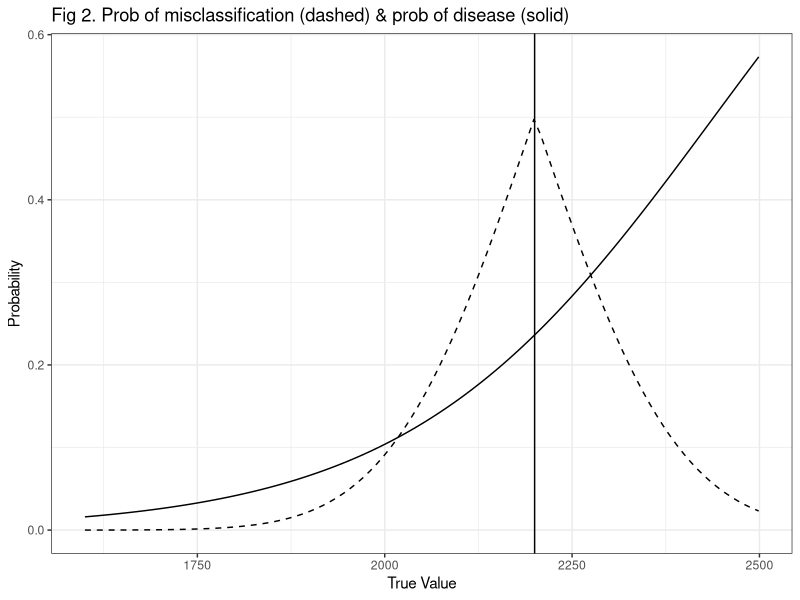
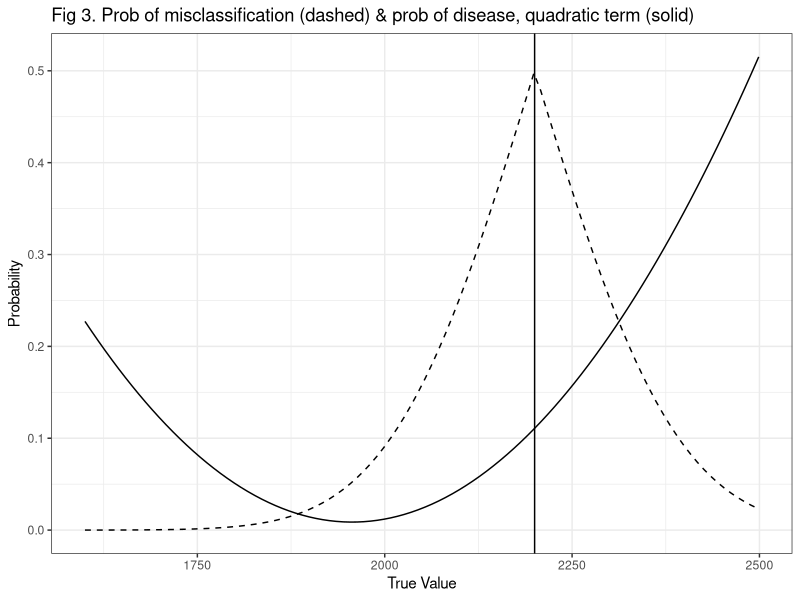

Here is the R script that generated these plots, in order: (Note: this script raises an error after producing the figures.)
## ---- chunk 1
knitr::opts_chunk$set(echo = TRUE)
library(ggplot2)
library(tidyverse)
## ---- chunk 2
pop0 <- tibble(E = as.integer(seq(from = 1600, to = 2499, length.out = 100)), 
               Eerror = rnorm(100, mean = 0, sd = 150), 
               Eprime = E + Eerror, 
               E_high = ifelse(E > 2200, 1, 0), 
               Eprime_high = ifelse(Eprime > 2200,1, 0),
               E_mis = ifelse(E_high != Eprime_high, 1, 0), 
               D = rbinom(n = 100, size = 1, p = plogis(-10 + 0.004*E))
               )

sp1 <- ggplot(pop0, aes(x = E, y = Eprime)) + geom_point() + scale_x_continuous(limits = c(1400, 2600), breaks = seq(1400,2600, 200)) + scale_y_continuous(limits = c(1200, 2800), breaks = seq(1200,2800, 200)) + theme_bw()

Figure1a <- sp1 + labs(title = "Cutpoint of 2,000", x = "True Value", y = "Measured Value") + geom_vline(xintercept = 2000) + geom_hline(yintercept = 2000, linetype = "dashed") 
# Figure1a

Figure1b <- sp1 + labs(title = "Original scenario (n = 100)", x = "True Value", y = "Measured Value") + geom_vline(xintercept = 2200) + geom_hline(yintercept = 2200, linetype = "dashed")
# Figure1b
## ---- chunk 3
# A. a = -4.5, b = 0.0019 
pop1 <- tibble(
  E = as.integer(runif(100, 1600, 2499)), 
  Eerror = rnorm(100, mean = 0, sd = 100), 
  Eprime = E + Eerror, 
  E_high = ifelse(E > 2200, 1, 0), 
  Eprime_high = ifelse(Eprime > 2200,1, 0), 
  E_mis = ifelse(E_high != Eprime_high, 1, 0),
  DA = as.factor(rbinom(n = 100, size = 1, p = plogis(-4.5 + 0.0019*E))),
  DB = as.factor(rbinom(n = 100, size = 1, p = plogis(-8.0 + 0.0035*E))),
  DC = as.factor(rbinom(n = 100, size = 1, p = plogis(-16.0 + 0.0072*E)))
  )

Scatter1A <- ggplot(pop1, aes(x = E, y = Eprime, color = DA)) + geom_point() + scale_x_continuous(limits = c(1400, 2800), breaks = seq(1400, 2800, 200)) + scale_y_continuous(limits = c(1400, 2800), breaks = seq(1400,2800, 200)) + theme_bw() + labs(title = "Original scenario (n = 100), RR = 1.66", x = "True Value", y = "Measured Value", color = "Disease") + geom_vline(xintercept = 2200) + geom_hline(yintercept = 2200, linetype = "dashed")


Scatter1B <- ggplot(pop1, aes(x = E, y = Eprime, color = DB)) + geom_point() + scale_x_continuous(limits = c(1400, 2800), breaks = seq(1400, 2800, 200)) + scale_y_continuous(limits = c(1400, 2800), breaks = seq(1400,2800, 200)) + theme_bw() + labs(title = "Original scenario (n = 100), RR = 2.49", x = "True Value", y = "Measured Value", color = "Disease") + geom_vline(xintercept = 2200) + geom_hline(yintercept = 2200, linetype = "dashed")

Scatter1C <- ggplot(pop1, aes(x = E, y = Eprime, color = DC)) + geom_point() + scale_x_continuous(limits = c(1400, 2800), breaks = seq(1400, 2800, 200)) + scale_y_continuous(limits = c(1400, 2800), breaks = seq(1400,2800, 200)) + theme_bw() + labs(title = "Original scenario (n = 100), RR = 5.00", x = "True Value", y = "Measured Value ") + geom_vline(xintercept = 2200) + geom_hline(yintercept = 2200, linetype = "dashed")
## ---- chunk 4
# expected probability of disease 
prob_D <- glm(D ~ E, data = pop0, family = binomial)
expected_pD <- predict(prob_D, pop0, type = "response")

# probability of misclassification
pop0$E_diff <- abs(pop0$E-2200)
pop0$a <- 1 - pnorm(pop0$E_diff, 0, 150)
# ggplot(pop, aes(x = E, y = a))+ geom_line() + geom_vline(xintercept = 2200) + theme_bw()

# Figure 2
ggplot(pop0, aes(x = E)) + geom_line(aes(y = expected_pD)) + geom_line(aes(y = a), linetype = 2) + geom_vline(xintercept = 2200) + theme_bw() + labs(title = "Fig 2. Prob of misclassification (dashed) & prob of disease (solid)", x = "True Value", y = "Probability")

# expected probability of disease p as a quadratic function of E
pop0$expected_pD_quad <- 6.592 - 0.00673*pop0$E + 0.00000172*(pop0$E**2)

# Figure 3:
ggplot(pop0, aes(x = E)) + geom_line(aes(y = expected_pD_quad)) + geom_line(aes(y = a), linetype = 2) + geom_vline(xintercept = 2200) + theme_bw() + labs(title = "Fig 3. Prob of misclassification (dashed) & prob of disease, quadratic term (solid)", x = "True Value", y = "Probability")

# probability of misclassification, varied SD to match simulation conditions
pop0$a100 <- 1 - pnorm(pop0$E_diff, 0, 100)
pop0$a300 <- 1 - pnorm(pop0$E_diff, 0, 300)
pop0$a500 <- 1 - pnorm(pop0$E_diff, 0, 500)
mis_plot <- ggplot(pop0, aes(x = E)) + geom_line(aes(y = expected_pD), color = "darkgrey") + geom_line(aes(y = a), linetype = 2) + geom_line(aes(y = a100), color = "green") + geom_line(aes(y = a300), color = "green3") + geom_line(aes(y = a500), color = "darkgreen") + geom_vline(xintercept = 2200) + theme_bw() + labs(title = "Prob of misclassification & prob of disease (solid)", x = "True Value", y = "Probability")

## ---- chunk 5
Nsigma <- 3 # number of measurement error SD values - maybe this can come from MEsigma length?
MEsigma <- c(100, 300, 500) # values of measurement errors 

flegal_sim <- function(N, Emin, Emax, cutpt, a, b, Nsigma, MEsigma, Nsims){
  # initialize variables that we want to keep
  Se_all <- c()
  Se_D1 <- c()
  Se_D0 <- c()
  Sp_all <- c()
  Sp_D1 <- c()
  Sp_D0 <- c()
  RR_true <- c()
  RR_obs <- c()
  
    # fixed exposure values and disease status. Using seq to ensure same numbers every time
  E <- as.integer(seq(from = Emin, to = Emax, length.out = N))
  D <- rbinom(n = N, size = 1, p = plogis(a + b*E)) 
  
  for (j in 1:Nsigma){
    MEsig <- MEsigma[j]
  
    for (i in 1:Nsims){
      Eerror <- rnorm(N, mean = 0, sd = MEsig)
      Eprime <- E + Eerror
      E_high <- ifelse(E > cutpt, 1, 0)
      Eprime_high <- ifelse(Eprime > cutpt, 1, 0)
    
      Se_all[i] <- sum(Eprime_high==1 & E_high==1)/sum(E_high==1)
      Se_D1[i] <- sum(Eprime_high[D==1]==1 & E_high[D==1]==1)/sum(E_high[D==1]==1)
      Se_D0[i] <- sum(Eprime_high[D==0]==1 & E_high[D==0]==1)/sum(E_high[D==0]==1)
      
      Sp_all[i] <- sum(Eprime_high==0 & E_high==0)/sum(E_high==0)
      Sp_D1[i] <- sum(Eprime_high[D==1]==0 & E_high[D==1]==0)/sum(E_high[D==1]==0)
      Sp_D0[i] <- sum(Eprime_high[D==0]==0 & E_high[D==0]==0)/sum(E_high[D==0]==0)
      
      # based on equations from Flegal appendix. 
      RR_true[i] <- ((sum(D==1 & E_high==1)/sum(E_high==1))/(sum(D==1 & E_high==0)/sum(E_high==0)))
      RR_obs[i] <- ((sum(D==1 & Eprime_high==1)/sum(Eprime_high==1))/(sum(D==1 & Eprime_high==0)/sum(Eprime_high==0)))
      }
  params <- data.frame(N, Emin, Emax, cutpt, a, b, Nsims, MEsigma, mean(Se_all), mean(Se_D1), mean(Se_D0), mean(Sp_all), mean(Sp_D1), mean(Sp_D0), mean(RR_true), mean(RR_obs))  
  colnames(params) <- c("N", "Emin", "Emax", "cutoff", "a", "b", "sims", "SD", "Se_all", "Se_D1", "Se_D0", "Sp_all", "Sp_D1", "Sp_D0", "RR_true", "RR_obs")
  return(params)
  }
}

## ---- chunk 6
set.seed(303)
# function arguments: N, Emin, Emax, cutpt, a, b, Nsigma, MEsigma, Nsims
Nsigma <- 3
MEsigma <- c(100, 300, 500)
# A, B, C reflect the different regression models/ RR
case1A <- flegal_sim(100, 1600, 2499, 2200, -4.5, 0.0019, Nsigma, MEsigma, 200)
case1B <- flegal_sim(100, 1600, 2499, 2200, -8.0, 0.0035, Nsigma, MEsigma, 200)
case1C <- flegal_sim(100, 1600, 2499, 2200, -16.0, 0.0072, Nsigma, MEsigma, 200)

case1 <- rbind(case1A, case1B, case1C)
## ---- chunk 7
set.seed(303)
# function arguments: N, Emin, Emax, cutpt, a, b, Nsigma, MEsigma, Nsims
# A, B, C reflect the different regression models/ RR
case2A <- flegal_sim(100, 1600, 2499, 2200, -4.5, 0.0019, Nsigma, MEsigma, 1000)
case2B <- flegal_sim(100, 1600, 2499, 2200, -8.0, 0.0035, Nsigma, MEsigma, 1000)
case2C <- flegal_sim(100, 1600, 2499, 2200, -16.0, 0.0072, Nsigma, MEsigma, 1000)

case2 <- rbind(case2A, case2B, case2C)
## ---- chunk 8
Nsigma <- 3
MEsigma <- c(100, 300, 500) # values of measurement errors 
# Nsigma <- as.numeric(length(MEsigma)) # is this better? 

uni_sim <- function(N, Emin, Emax, cutpt, a, b, Nsigma, MEsigma, Nsims){
  # initialize variables that we want to keep
  Se_all <- c()
  Se_D1 <- c()
  Se_D0 <- c()
  Sp_all <- c()
  Sp_D1 <- c()
  Sp_D0 <- c()
  RR_true <- c()
  RR_obs <- c()
  
  E <- as.integer(runif(N, min = Emin, max = Emax)) #keeping this as int 
  D <- rbinom(n = N, size = 1, p = plogis(a + b*E)) 
  
  for (j in 1:Nsigma){
    MEsig <- MEsigma[j]
  
    for (i in 1:Nsims){
      Eerror <- rnorm(N, mean = 0, sd = MEsig)
      Eprime <- E + Eerror
      E_high <- ifelse(E > cutpt, 1, 0)
      Eprime_high <- ifelse(Eprime > cutpt, 1, 0)
    
      Se_all[i] <- sum(Eprime_high==1 & E_high==1)/sum(E_high==1)
      Se_D1[i] <- sum(Eprime_high[D==1]==1 & E_high[D==1]==1)/sum(E_high[D==1]==1)
      Se_D0[i] <- sum(Eprime_high[D==0]==1 & E_high[D==0]==1)/sum(E_high[D==0]==1)
      
      Sp_all[i] <- sum(Eprime_high==0 & E_high==0)/sum(E_high==0)
      Sp_D1[i] <- sum(Eprime_high[D==1]==0 & E_high[D==1]==0)/sum(E_high[D==1]==0)
      Sp_D0[i] <- sum(Eprime_high[D==0]==0 & E_high[D==0]==0)/sum(E_high[D==0]==0)
      
      # based on equations from Flegal appendix. 
      RR_true[i] <- ((sum(D==1 & E_high==1)/sum(E_high==1))/(sum(D==1 & E_high==0)/sum(E_high==0)))
      RR_obs[i] <- ((sum(D==1 & Eprime_high==1)/sum(Eprime_high==1))/(sum(D==1 & Eprime_high==0)/sum(Eprime_high==0)))
      }
  params <- data.frame(N, Emin, Emax, cutpt, a, b, Nsims, MEsigma, mean(Se_all), mean(Se_D1), mean(Se_D0), mean(Sp_all), mean(Sp_D1), mean(Sp_D0), mean(RR_true), mean(RR_obs))  
  colnames(params) <- c("N", "Emin", "Emax", "cutoff", "a", "b", "sims", "SD", "Se_all", "Se_D1", "Se_D0", "Sp_all", "Sp_D1", "Sp_D0", "RR_true", "RR_obs")
  return(params)
  }
}

## ---- chunk 9
set.seed(303)
# function arguments: N, Emin, Emax, cutpt, a, b, Nsigma, MEsigma, Nsims
# A, B, C reflect the different regression models/ RR
case3A <- flegal_sim(1000, 1600, 2499, 2200, -4.5, 0.0019, Nsigma, MEsigma, 1000)
case3B <- flegal_sim(1000, 1600, 2499, 2200, -8.0, 0.0035, Nsigma, MEsigma, 1000)
case3C <- flegal_sim(1000, 1600, 2499, 2200, -16.0, 0.0072, Nsigma, MEsigma, 1000)

case3 <- rbind(case3A, case3B, case3C)

ucase3A <- uni_sim(1000, 1600, 2499, 2200, -4.5, 0.0019, Nsigma, MEsigma, 1000)
ucase3B <- uni_sim(1000, 1600, 2499, 2200, -8.0, 0.0035, Nsigma, MEsigma, 1000)
ucase3C <- uni_sim(1000, 1600, 2499, 2200, -16.0, 0.0072, Nsigma, MEsigma, 1000)

ucase3 <- rbind(ucase3A, ucase3B, ucase3C)

comp3 <- rbind(case3, ucase3)
## ---- chunk 10
normal_sim <- function(N, Emean, Esigma, cutoff, a, b, Nsigma, MEsigma, Nsims){
# initialize variables that we want to keep
  Se_all <- c()
  Se_D1 <- c()
  Se_D0 <- c()
  Sp_all <- c()
  Sp_D1 <- c()
  Sp_D0 <- c()
  RR_true <- c()
  RR_obs <- c()

  # have to 'fix' the true exposure value in order to fix the disease status. 
  E <- rnorm(N, mean = Emean, sd = Esigma)
  D <- rbinom(n = N, size = 1, p = plogis(a + b*E))
for (j in 1:Nsigma){
  for (i in 1:N){
    Eerror <- rnorm(N, mean = 0, sd = MEsigma)
    Eprime <- E + Eerror
    E_high <- ifelse(E > cutoff, 1, 0)
    Eprime_high <- ifelse(Eprime > cutoff,1, 0)

    Se_all[i] <- sum(Eprime_high==1 & E_high==1)/sum(E_high==1)
    Se_D1[i] <- sum(Eprime_high[D==1]==1 & E_high[D==1]==1)/sum(E_high[D==1]==1)
    Se_D0[i] <- sum(Eprime_high[D==0]==1 & E_high[D==0]==1)/sum(E_high[D==0]==1)
  
    Sp_all[i] <- sum(Eprime_high==0 & E_high==0)/sum(E_high==0)
    Sp_D1[i] <- sum(Eprime_high[D==1]==0 & E_high[D==1]==0)/sum(E_high[D==1]==0)
    Sp_D0[i] <- sum(Eprime_high[D==0]==0 & E_high[D==0]==0)/sum(E_high[D==0]==0)
  
    RR_true[i] <- (sum(D==1 & E_high==1)/sum(E_high==1))/(sum(D==1 & E_high==0)/sum(E_high==0))
      RR_obs[i] <- ((sum(D==1 & Eprime_high==1)/sum(Eprime_high==1))/(sum(D==1 & Eprime_high==0)/sum(Eprime_high==0)))
        }
    params <- data.frame(N, Emean, Esigma, cutoff, a, b, Nsims, MEsigma, mean(Se_all), mean(Se_D1), mean(Se_D0), mean(Sp_all), mean(Sp_D1), mean(Sp_D0), mean(RR_true), mean(RR_obs))
    colnames(params) <- c("N", "Emean", "ESD", "cutoff", "a", "b", "sims", "SD", "Se_all", "Se_D1", "Se_D0", "Sp_all", "Sp_D1", "Sp_D0", "RR_true", "RR_obs")
  }
  return(params)
}
## ---- chunk 11
set.seed(303)
Nsigma <- 3
MEsigma <- c(100, 300, 500)
# A. a = -4.5, b = 0.0019 
# B. a = -8.0, b = 0.0035
# C. a = -16.0, b = 0.0072

case5A <- normal_sim(1000, 2050, 150, 2200, -4.5, 0.0019, Nsigma, MEsigma, 1000)
case5B <- normal_sim(1000, 2050, 150, 2200, -8.0, 0.0035, Nsigma, MEsigma, 1000)
case5C <- normal_sim(1000, 2050, 150, 2200, -16.0, 0.0072, Nsigma, MEsigma, 1000)

case5 <- rbind(case5A, case5B, case5C)
## ---- chunk 12
# A. a = -4.5, b = 0.0019 
# B. a = -8.0, b = 0.0035
# C. a = -16.0, b = 0.0072
set.seed(303)
Nsigma <- 3
MEsigma <- c(100, 300, 500)

case6A <- normal_sim(1000, 2050, 150, 2200, -4.5, 0.0019, Nsigma, MEsigma, 1000)
case6B <- normal_sim(1000, 2050, 150, 2200, -8.0, 0.0035, Nsigma, MEsigma, 1000)
case6C <- normal_sim(1000, 2050, 150, 2200, -16.0, 0.0072, Nsigma, MEsigma, 1000)

case6 <- rbind(case6A, case6B, case6C)

case7A <- normal_sim(1000, 2050, 150, 2200, -4.5, 0.0019, Nsigma, MEsigma, 1000)
case7B <- normal_sim(1000, 2050, 150, 2200, -8.0, 0.0035, Nsigma, MEsigma, 1000)
case7C <- normal_sim(1000, 2050, 150, 2200, -16.0, 0.0072, Nsigma, MEsigma, 1000)

case7 <- rbind(case7A, case7B, case7C)

case8A <- normal_sim(1000, 2050, 150, 2200, -4.5, 0.0019, Nsigma, MEsigma, 1000)
case8B <- normal_sim(1000, 2050, 150, 2200, -8.0, 0.0035, Nsigma, MEsigma, 1000)
case8C <- normal_sim(1000, 2050, 150, 2200, -16.0, 0.0072, Nsigma, MEsigma, 1000)

case8 <- rbind(case8A, case8B, case8C)
## ---- chunk 13
# case4 is 100,000
unifs <- rbind(case1, case2, case3, case4)
norms <- rbind(case5, case6, case7, case8)
write.csv(unifs, "uniform.csv")
write.csv(norms, "normal.csv")
## ---- chunk 14
# A. a = -4.5, b = 0.0019 
# B. a = -8.0, b = 0.0035
# 3. a = -16.0, b = 0.0072
pop5 <- tibble(
  E = rnorm(1000, mean = 2050, sd = 150), 
  Eerror100 = rnorm(1000, mean = 0, sd = 100), Eprime100 = E + Eerror100, 
  Eerror300 = rnorm(1000, mean = 0, sd = 300), Eprime300 = E + Eerror300, 
  Eerror500 = rnorm(1000, mean = 0, sd = 500), Eprime500 = E + Eerror500, 
  E_high = ifelse(E > 2200, 1, 0), Eprime100_high = ifelse(Eprime100 > 2200, 1, 0), 
  Eprime300_high = ifelse(Eprime300 > 2200, 1, 0), Eprime500_high = ifelse(Eprime500 > 2200, 1, 0), 
  DA = as.factor(rbinom(n = 1000, size = 1, p = plogis(-4.5 + 0.0019*E))),
  DB = as.factor(rbinom(n = 1000, size = 1, p = plogis(-8.0 + 0.0035*E))),
  DC = as.factor(rbinom(n = 1000, size = 1, p = plogis(-16.0 + 0.0072*E)))
  )

Scatter5A_100 <- ggplot(pop5, aes(x = E, y = Eprime100, color = DA)) + geom_point(alpha = 0.5) + scale_x_continuous(limits = c(1400, 2800), breaks = seq(1400, 2800, 200)) + scale_y_continuous(limits = c(1400, 2800), breaks = seq(1400, 2800, 200)) + theme_bw() + labs(title = "E ~N(2050,150), ME ~N(0,100) RR = 1.66", x = "True Value", y = "Measured Value", color = "Disease") + geom_vline(xintercept = 2200) + geom_hline(yintercept = 2200, linetype = "dashed") + theme_classic()

Scatter5B_100 <- ggplot(pop5, aes(x = E, y = Eprime100, color = DB)) + geom_point(alpha = 0.5) + scale_x_continuous(limits = c(1400, 2800), breaks = seq(1400, 2800, 200)) + scale_y_continuous(limits = c(1400, 2800), breaks = seq(1400, 2800, 200)) + theme_bw() + labs(title = "E ~N(2050,150), ME ~N(0,100) RR = 2.49", x = "True Value", y = "Measured Value", color = "Disease") + geom_vline(xintercept = 2200) + geom_hline(yintercept = 2200, linetype = "dashed") + theme_classic()

Scatter5C_100 <- ggplot(pop5, aes(x = E, y = Eprime100, color = DC)) + geom_point(alpha = 0.5) + scale_x_continuous(limits = c(1400, 2800), breaks = seq(1400, 2800, 200)) + scale_y_continuous(limits = c(1400, 2800), breaks = seq(1400, 2800, 200)) + theme_bw() + labs(title = "E ~N(2050,150), ME ~N(0,100) RR = 5.00", x = "True Value", y = "Measured Value", color = "Disease") + geom_vline(xintercept = 2200) + geom_hline(yintercept = 2200, linetype = "dashed") + theme_classic()
## ---- chunk 15
# case 6: E <- rnorm(n, mean = 2200, sd = 150)
pop6 <- data.frame(
  E = rnorm(1000, mean = 2200, sd = 150), 
  Eerror = rnorm(1000, mean = 0, sd = 100), 
  Eprime = E + Eerror, 
  E_high = ifelse(E > 2200, 1, 0), 
  Eprime_high = ifelse(Eprime > 2200, 1, 0), 
  E_mis = ifelse(E_high != Eprime_high, 1, 0),
  DA = as.factor(rbinom(n = 1000, size = 1, p = plogis(-4.5 + 0.0019*E))),
  DB = as.factor(rbinom(n = 1000, size = 1, p = plogis(-8.0 + 0.0035*E))),
  DC = as.factor(rbinom(n = 1000, size = 1, p = plogis(-16.0 + 0.0072*E)))
  )

Scatter6A <- ggplot(pop_6, aes(x = E, y = Eprime, color = DA)) + geom_point() + scale_x_continuous(limits = c(1400, 2800), breaks = seq(1400,2800, 200)) + scale_y_continuous(limits = c(1400, 2800), breaks = seq(1400,2800, 200)) + theme_bw() + labs(title = "E ~Normal(2200, 150), RR = 1.66", x = "True Value", y = "Measured Value", color = "Disease") + geom_vline(xintercept = 2200) + geom_hline(yintercept = 2200, linetype = "dashed")

Scatter6B <- ggplot(pop_6, aes(x = E, y = Eprime, color = DB)) + geom_point() + scale_x_continuous(limits = c(1400, 2800), breaks = seq(1400,2800, 200)) + scale_y_continuous(limits = c(1400, 2800), breaks = seq(1400,2800, 200)) + theme_bw() + labs(title = "E ~Normal(2200, 150), RR = 2.49", x = "True Value", y = "Measured Value", color = "Disease") + geom_vline(xintercept = 2200) + geom_hline(yintercept = 2200, linetype = "dashed")

Scatter6C <- ggplot(pop_6, aes(x = E, y = Eprime, color = DC)) + geom_point() + scale_x_continuous(limits = c(1400, 2800), breaks = seq(1400, 2800, 200)) + scale_y_continuous(limits = c(1400, 2800), breaks = seq(1400,2800, 200)) + theme_bw() + labs(title = "E ~Normal(2200, 150), RR = 5.00", x = "True Value", y = "Measured Value", color = "Disease") + geom_vline(xintercept = 2200) + geom_hline(yintercept = 2200, linetype = "dashed")


# case7: E ~N(mean = 1900, sd = 150) rare exposure
pop7 <- data.frame(
  E = rnorm(1000, mean = 1900, sd = 150), 
  Eerror = rnorm(1000, mean = 0, sd = 100), 
  Eprime = E + Eerror, 
  E_high = ifelse(E > 2200, 1, 0), 
  Eprime_high = ifelse(Eprime > 2200, 1, 0), 
  E_mis = ifelse(E_high != Eprime_high, 1, 0),
  DA = as.factor(rbinom(n = 1000, size = 1, p = plogis(-4.5 + 0.0019*E))),
  DB = as.factor(rbinom(n = 1000, size = 1, p = plogis(-8.0 + 0.0035*E))),
  DC = as.factor(rbinom(n = 1000, size = 1, p = plogis(-16.0 + 0.0072*E)))
  )

Scatter7A <- ggplot(pop_7, aes(x = E, y = Eprime, color = DA)) + geom_point() + scale_x_continuous(limits = c(1400, 2800), breaks = seq(1400, 2800, 200)) + scale_y_continuous(limits = c(1400, 2800), breaks = seq(1400, 2800, 200)) + theme_bw() + labs(title = "E ~Normal(1900, 150), RR = 1.66", x = "True Value", y = "Measured Value", color = "Disease") + geom_vline(xintercept = 2200) + geom_hline(yintercept = 2200, linetype = "dashed")

Scatter7B <- ggplot(pop_7, aes(x = E, y = Eprime, color = DB)) + geom_point() + scale_x_continuous(limits = c(1400, 2800), breaks = seq(1400, 2800, 200)) + scale_y_continuous(limits = c(1400, 2800), breaks = seq(1400, 2800, 200)) + theme_bw() + labs(title = "E ~Normal(1900, 150), RR = 2.49", x = "True Value", y = "Measured Value", color = "Disease") + geom_vline(xintercept = 2200) + geom_hline(yintercept = 2200, linetype = "dashed")

Scatter7C <- ggplot(pop_7, aes(x = E, y = Eprime, color = DC)) + geom_point() + scale_x_continuous(limits = c(1400, 2800), breaks = seq(1400, 2800, 200)) + scale_y_continuous(limits = c(1400, 2800), breaks = seq(1400,2800, 200)) + theme_bw() + labs(title = "E ~Normal(1900, 150), RR = 5.00", x = "True Value", y = "Measured Value", color = "Disease") + geom_vline(xintercept = 2200) + geom_hline(yintercept = 2200, linetype = "dashed")


# uniform but n = 1000
pop8 <- data.frame(
  E = runif(1000, min = 1600, max = 2499),
  Eerror = rnorm(1000, mean = 0, sd = 100), 
  Eprime = E + Eerror, 
  E_high = ifelse(E > 2200, 1, 0), 
  Eprime_high = ifelse(Eprime > 2200, 1, 0), 
  E_mis = ifelse(E_high != Eprime_high, 1, 0),
  DA = as.factor(rbinom(n = 1000, size = 1, p = plogis(-4.5 + 0.0019*E))),
  DB = as.factor(rbinom(n = 1000, size = 1, p = plogis(-8.0 + 0.0035*E))),
  DC = as.factor(rbinom(n = 1000, size = 1, p = plogis(-16.0 + 0.0072*E)))
  )

Scatter8A <- ggplot(pop_8, aes(x = E, y = Eprime, color = DA)) + geom_point() + scale_x_continuous(limits = c(1400, 2800), breaks = seq(1400, 2800, 200)) + scale_y_continuous(limits = c(1400, 2800), breaks = seq(1400,2800, 200)) + theme_bw() + labs(title = "Uniform with n = 1,000, RR = 1.66", x = "True Value", y = "Measured Value", color = "Disease") + geom_vline(xintercept = 2200) + geom_hline(yintercept = 2200, linetype = "dashed")

Scatter8B <- ggplot(pop_8, aes(x = E, y = Eprime, color = DB)) + geom_point() + scale_x_continuous(limits = c(1400, 2800), breaks = seq(1400, 2800, 200)) + scale_y_continuous(limits = c(1400, 2800), breaks = seq(1400, 2800, 200)) + theme_bw() + labs(title = "Uniform with n = 1,000, RR = 2.49", x = "True Value", y = "Measured Value", color = "Disease") + geom_vline(xintercept = 2200) + geom_hline(yintercept = 2200, linetype = "dashed")

Scatter8C <- ggplot(pop_8, aes(x = E, y = Eprime, color = DC)) + geom_point() + scale_x_continuous(limits = c(1400, 2800), breaks = seq(1400, 2800, 200)) + scale_y_continuous(limits = c(1400, 2800), breaks = seq(1400, 2800, 200)) + theme_bw() + labs(title = "Uniform with n = 1,000, RR = 5.00", x = "True Value", y = "Measured Value", color = "Disease" ) + geom_vline(xintercept = 2200) + geom_hline(yintercept = 2200, linetype = "dashed")
